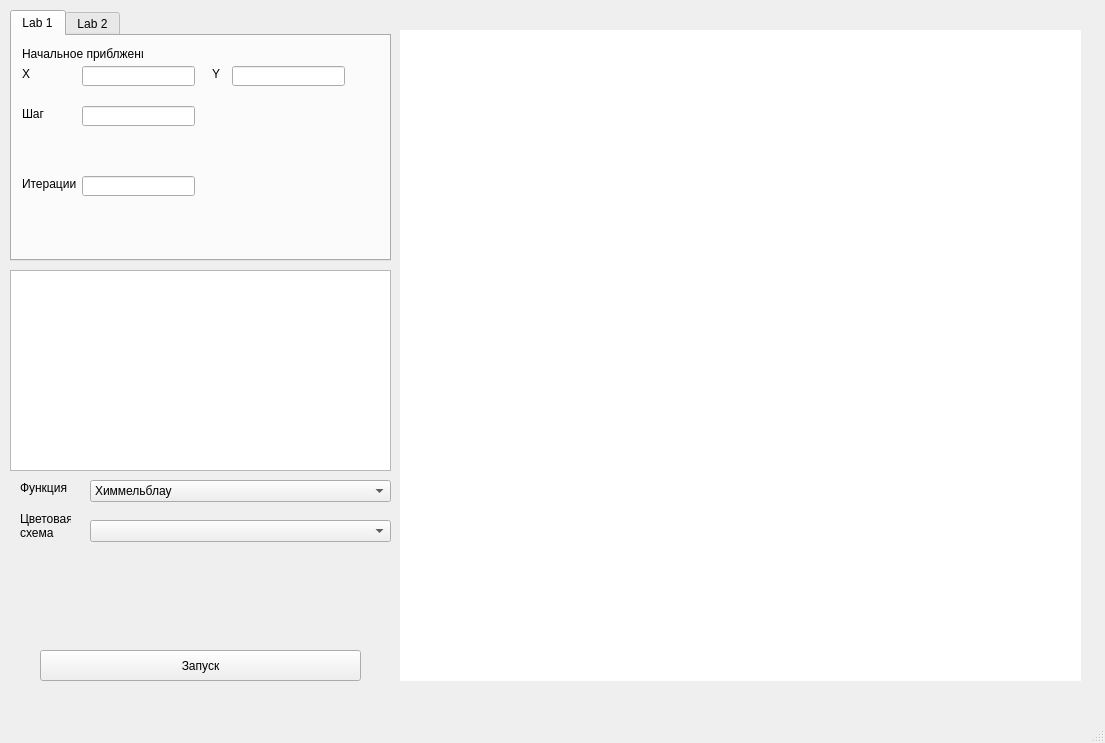
<?xml version="1.0" encoding="UTF-8"?>
<ui version="4.0">
 <class>MainWindow</class>
 <widget class="QMainWindow" name="MainWindow">
  <property name="geometry">
   <rect>
    <x>0</x>
    <y>0</y>
    <width>1105</width>
    <height>743</height>
   </rect>
  </property>
  <property name="windowTitle">
   <string>MainWindow</string>
  </property>
  <widget class="QWidget" name="centralwidget">
   <widget class="QWidget" name="widget" native="true">
    <property name="geometry">
     <rect>
      <x>400</x>
      <y>30</y>
      <width>681</width>
      <height>651</height>
     </rect>
    </property>
    <property name="styleSheet">
     <string notr="true">background-color: rgb(255, 255, 255);</string>
    </property>
   </widget>
   <widget class="QTabWidget" name="tabWidget">
    <property name="geometry">
     <rect>
      <x>10</x>
      <y>10</y>
      <width>381</width>
      <height>251</height>
     </rect>
    </property>
    <property name="currentIndex">
     <number>0</number>
    </property>
    <widget class="QWidget" name="lab1Tab">
     <attribute name="title">
      <string>Lab 1</string>
     </attribute>
     <widget class="QLabel" name="label">
      <property name="geometry">
       <rect>
        <x>10</x>
        <y>10</y>
        <width>121</width>
        <height>16</height>
       </rect>
      </property>
      <property name="text">
       <string>Начальное приблжение</string>
      </property>
     </widget>
     <widget class="QLabel" name="label_2">
      <property name="geometry">
       <rect>
        <x>10</x>
        <y>30</y>
        <width>21</width>
        <height>16</height>
       </rect>
      </property>
      <property name="text">
       <string>X</string>
      </property>
     </widget>
     <widget class="QLabel" name="label_3">
      <property name="geometry">
       <rect>
        <x>200</x>
        <y>30</y>
        <width>21</width>
        <height>16</height>
       </rect>
      </property>
      <property name="text">
       <string>Y</string>
      </property>
     </widget>
     <widget class="QLabel" name="label_4">
      <property name="geometry">
       <rect>
        <x>10</x>
        <y>70</y>
        <width>121</width>
        <height>16</height>
       </rect>
      </property>
      <property name="text">
       <string>Шаг</string>
      </property>
     </widget>
     <widget class="QLabel" name="label_5">
      <property name="geometry">
       <rect>
        <x>10</x>
        <y>140</y>
        <width>121</width>
        <height>16</height>
       </rect>
      </property>
      <property name="text">
       <string>Итерации</string>
      </property>
     </widget>
     <widget class="QLineEdit" name="x_start">
      <property name="geometry">
       <rect>
        <x>70</x>
        <y>30</y>
        <width>113</width>
        <height>20</height>
       </rect>
      </property>
     </widget>
     <widget class="QLineEdit" name="y_start">
      <property name="geometry">
       <rect>
        <x>220</x>
        <y>30</y>
        <width>113</width>
        <height>20</height>
       </rect>
      </property>
     </widget>
     <widget class="QLineEdit" name="step">
      <property name="geometry">
       <rect>
        <x>70</x>
        <y>70</y>
        <width>113</width>
        <height>20</height>
       </rect>
      </property>
     </widget>
     <widget class="QLineEdit" name="iterations">
      <property name="geometry">
       <rect>
        <x>70</x>
        <y>140</y>
        <width>113</width>
        <height>20</height>
       </rect>
      </property>
     </widget>
    </widget>
    <widget class="QWidget" name="lab2Tab">
     <attribute name="title">
      <string>Lab 2</string>
     </attribute>
    </widget>
   </widget>
   <widget class="QPushButton" name="startButton">
    <property name="geometry">
     <rect>
      <x>40</x>
      <y>650</y>
      <width>321</width>
      <height>31</height>
     </rect>
    </property>
    <property name="text">
     <string>Запуск</string>
    </property>
   </widget>
   <widget class="QComboBox" name="functionBox">
    <property name="geometry">
     <rect>
      <x>90</x>
      <y>480</y>
      <width>301</width>
      <height>22</height>
     </rect>
    </property>
    <item>
     <property name="text">
      <string>Химмельблау</string>
     </property>
    </item>
    <item>
     <property name="text">
      <string>Функция Бута</string>
     </property>
    </item>
    <item>
     <property name="text">
      <string>Функция сферы</string>
     </property>
    </item>
   </widget>
   <widget class="QLabel" name="label_6">
    <property name="geometry">
     <rect>
      <x>20</x>
      <y>480</y>
      <width>121</width>
      <height>16</height>
     </rect>
    </property>
    <property name="text">
     <string>Функция </string>
    </property>
   </widget>
   <widget class="QLabel" name="label_7">
    <property name="geometry">
     <rect>
      <x>20</x>
      <y>510</y>
      <width>51</width>
      <height>31</height>
     </rect>
    </property>
    <property name="text">
     <string>Цветовая схема</string>
    </property>
    <property name="alignment">
     <set>Qt::AlignLeading|Qt::AlignLeft|Qt::AlignVCenter</set>
    </property>
    <property name="wordWrap">
     <bool>true</bool>
    </property>
   </widget>
   <widget class="QComboBox" name="comboBox_2">
    <property name="geometry">
     <rect>
      <x>90</x>
      <y>520</y>
      <width>301</width>
      <height>22</height>
     </rect>
    </property>
   </widget>
   <widget class="QTextEdit" name="resultsTextEdit">
    <property name="geometry">
     <rect>
      <x>10</x>
      <y>270</y>
      <width>381</width>
      <height>201</height>
     </rect>
    </property>
   </widget>
  </widget>
  <widget class="QMenuBar" name="menubar">
   <property name="geometry">
    <rect>
     <x>0</x>
     <y>0</y>
     <width>1105</width>
     <height>21</height>
    </rect>
   </property>
  </widget>
  <widget class="QStatusBar" name="statusbar"/>
 </widget>
 <resources/>
 <connections/>
</ui>
